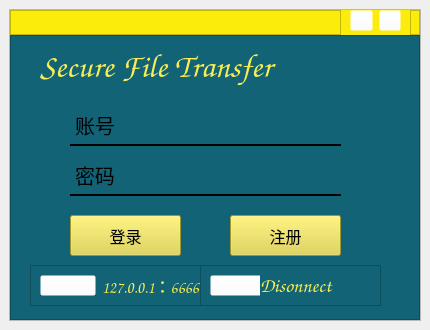
<?xml version="1.0" encoding="UTF-8"?>
<ui version="4.0">
 <class>MainWindow</class>
 <widget class="QMainWindow" name="MainWindow">
  <property name="geometry">
   <rect>
    <x>0</x>
    <y>0</y>
    <width>430</width>
    <height>330</height>
   </rect>
  </property>
  <property name="minimumSize">
   <size>
    <width>430</width>
    <height>330</height>
   </size>
  </property>
  <property name="windowTitle">
   <string>MainWindow</string>
  </property>
  <widget class="QWidget" name="centralWidget">
   <property name="minimumSize">
    <size>
     <width>430</width>
     <height>330</height>
    </size>
   </property>
   <layout class="QHBoxLayout" name="horizontalLayout">
    <item>
     <widget class="QFrame" name="frame">
      <property name="frameShape">
       <enum>QFrame::StyledPanel</enum>
      </property>
      <property name="frameShadow">
       <enum>QFrame::Raised</enum>
      </property>
      <property name="lineWidth">
       <number>0</number>
      </property>
      <layout class="QVBoxLayout" name="verticalLayout" stretch="0,0">
       <property name="spacing">
        <number>0</number>
       </property>
       <property name="leftMargin">
        <number>0</number>
       </property>
       <property name="topMargin">
        <number>0</number>
       </property>
       <property name="rightMargin">
        <number>0</number>
       </property>
       <property name="bottomMargin">
        <number>0</number>
       </property>
       <item>
        <widget class="QFrame" name="frame_top">
         <property name="sizePolicy">
          <sizepolicy hsizetype="Preferred" vsizetype="Expanding">
           <horstretch>0</horstretch>
           <verstretch>8</verstretch>
          </sizepolicy>
         </property>
         <property name="styleSheet">
          <string notr="true">background-color: rgb(252, 236, 12);</string>
         </property>
         <property name="frameShape">
          <enum>QFrame::StyledPanel</enum>
         </property>
         <property name="frameShadow">
          <enum>QFrame::Raised</enum>
         </property>
         <widget class="QFrame" name="frame_6">
          <property name="geometry">
           <rect>
            <x>330</x>
            <y>-10</y>
            <width>71</width>
            <height>41</height>
           </rect>
          </property>
          <property name="frameShape">
           <enum>QFrame::StyledPanel</enum>
          </property>
          <property name="frameShadow">
           <enum>QFrame::Raised</enum>
          </property>
          <layout class="QHBoxLayout" name="horizontalLayout_5">
           <item>
            <widget class="QPushButton" name="pushButton_7">
             <property name="styleSheet">
              <string notr="true">QPushButton{
background-color: rgba(255, 255, 255,0);
boder:none;
}
QPushButton:hover{
padding-bottom:5px;
}</string>
             </property>
             <property name="text">
              <string/>
             </property>
             <property name="icon">
              <iconset resource="ico.qrc">
               <normaloff>:/ico/ico/minimize.png</normaloff>:/ico/ico/minimize.png</iconset>
             </property>
            </widget>
           </item>
           <item>
            <spacer name="horizontalSpacer_3">
             <property name="orientation">
              <enum>Qt::Horizontal</enum>
             </property>
             <property name="sizeHint" stdset="0">
              <size>
               <width>40</width>
               <height>20</height>
              </size>
             </property>
            </spacer>
           </item>
           <item>
            <spacer name="horizontalSpacer_4">
             <property name="orientation">
              <enum>Qt::Horizontal</enum>
             </property>
             <property name="sizeHint" stdset="0">
              <size>
               <width>40</width>
               <height>20</height>
              </size>
             </property>
            </spacer>
           </item>
           <item>
            <widget class="QPushButton" name="pushButton_8">
             <property name="styleSheet">
              <string notr="true">QPushButton{
background-color: rgba(255, 255, 255,0);
boder:none;
}
QPushButton:hover{
padding-bottom:5px;
}</string>
             </property>
             <property name="text">
              <string/>
             </property>
             <property name="icon">
              <iconset resource="ico.qrc">
               <normaloff>:/ico/ico/close.png</normaloff>:/ico/ico/close.png</iconset>
             </property>
            </widget>
           </item>
          </layout>
         </widget>
        </widget>
       </item>
       <item>
        <widget class="QFrame" name="frame_content">
         <property name="sizePolicy">
          <sizepolicy hsizetype="Preferred" vsizetype="Expanding">
           <horstretch>0</horstretch>
           <verstretch>92</verstretch>
          </sizepolicy>
         </property>
         <property name="styleSheet">
          <string notr="true">background-color: rgb(19, 99, 119);</string>
         </property>
         <property name="frameShape">
          <enum>QFrame::StyledPanel</enum>
         </property>
         <property name="frameShadow">
          <enum>QFrame::Raised</enum>
         </property>
         <layout class="QHBoxLayout" name="horizontalLayout_2">
          <item>
           <widget class="QStackedWidget" name="stackedWidget">
            <property name="font">
             <font>
              <family>Comic Sans MS</family>
              <pointsize>30</pointsize>
             </font>
            </property>
            <property name="currentIndex">
             <number>0</number>
            </property>
            <widget class="QWidget" name="page_login">
             <widget class="QLabel" name="label">
              <property name="geometry">
               <rect>
                <x>20</x>
                <y>-10</y>
                <width>341</width>
                <height>61</height>
               </rect>
              </property>
              <property name="font">
               <font>
                <family>Comic Sans MS</family>
                <pointsize>25</pointsize>
               </font>
              </property>
              <property name="styleSheet">
               <string notr="true">color: rgb(248, 237, 83);</string>
              </property>
              <property name="text">
               <string>Secure File Transfer</string>
              </property>
             </widget>
             <widget class="QLineEdit" name="lineEdit_username_l">
              <property name="geometry">
               <rect>
                <x>100</x>
                <y>60</y>
                <width>221</width>
                <height>41</height>
               </rect>
              </property>
              <property name="font">
               <font>
                <family>Comic Sans MS</family>
                <pointsize>18</pointsize>
                <underline>false</underline>
               </font>
              </property>
              <property name="styleSheet">
               <string notr="true">border:none;
border-bottom:2px solid rgb(0,0,0);
background-color: rgba(0, 0, 0,0);</string>
              </property>
              <property name="placeholderText">
               <string/>
              </property>
             </widget>
             <widget class="QLineEdit" name="lineEdit_password_l">
              <property name="geometry">
               <rect>
                <x>100</x>
                <y>110</y>
                <width>221</width>
                <height>41</height>
               </rect>
              </property>
              <property name="font">
               <font>
                <family>黑体</family>
                <pointsize>15</pointsize>
               </font>
              </property>
              <property name="styleSheet">
               <string notr="true">border:none;
border-bottom:2px solid rgb(0,0,0);
background-color: rgba(0, 0, 0,0);</string>
              </property>
              <property name="echoMode">
               <enum>QLineEdit::Password</enum>
              </property>
              <property name="placeholderText">
               <string/>
              </property>
             </widget>
             <widget class="QLabel" name="label_4">
              <property name="geometry">
               <rect>
                <x>50</x>
                <y>60</y>
                <width>51</width>
                <height>41</height>
               </rect>
              </property>
              <property name="font">
               <font>
                <family>851tegakizatsu</family>
                <pointsize>15</pointsize>
               </font>
              </property>
              <property name="styleSheet">
               <string notr="true">border:none;
border-bottom:2px solid rgb(0,0,0);
background-color: rgba(0, 0, 0,0);</string>
              </property>
              <property name="text">
               <string>账号：</string>
              </property>
             </widget>
             <widget class="QLabel" name="label_5">
              <property name="geometry">
               <rect>
                <x>50</x>
                <y>110</y>
                <width>51</width>
                <height>41</height>
               </rect>
              </property>
              <property name="font">
               <font>
                <family>851tegakizatsu</family>
                <pointsize>15</pointsize>
               </font>
              </property>
              <property name="styleSheet">
               <string notr="true">border:none;
border-bottom:2px solid rgb(0,0,0);
background-color: rgba(0, 0, 0,0);</string>
              </property>
              <property name="text">
               <string>密码：</string>
              </property>
             </widget>
             <widget class="QPushButton" name="pushButton_register_l">
              <property name="geometry">
               <rect>
                <x>210</x>
                <y>170</y>
                <width>111</width>
                <height>41</height>
               </rect>
              </property>
              <property name="font">
               <font>
                <family>851tegakizatsu</family>
                <pointsize>12</pointsize>
                <weight>50</weight>
                <bold>false</bold>
               </font>
              </property>
              <property name="styleSheet">
               <string notr="true">QPushButton{	
	background-color: rgb(223, 212, 63);
}
QPushButton:pressed{	
	padding-left:5px;
	padding-top:5px;
}</string>
              </property>
              <property name="text">
               <string>注册</string>
              </property>
             </widget>
             <widget class="QPushButton" name="pushButton_login_l">
              <property name="geometry">
               <rect>
                <x>50</x>
                <y>170</y>
                <width>111</width>
                <height>41</height>
               </rect>
              </property>
              <property name="font">
               <font>
                <family>851tegakizatsu</family>
                <pointsize>12</pointsize>
                <weight>50</weight>
                <bold>false</bold>
               </font>
              </property>
              <property name="styleSheet">
               <string notr="true">QPushButton{	
	background-color: rgb(223, 212, 63);
}
QPushButton:pressed{	
	padding-left:5px;
	padding-top:5px;
}</string>
              </property>
              <property name="text">
               <string>登录</string>
              </property>
             </widget>
             <widget class="QFrame" name="frame_left">
              <property name="geometry">
               <rect>
                <x>10</x>
                <y>220</y>
                <width>181</width>
                <height>41</height>
               </rect>
              </property>
              <property name="frameShape">
               <enum>QFrame::StyledPanel</enum>
              </property>
              <property name="frameShadow">
               <enum>QFrame::Raised</enum>
              </property>
              <layout class="QHBoxLayout" name="horizontalLayout_3">
               <item>
                <widget class="QPushButton" name="pushButton_set_l">
                 <property name="styleSheet">
                  <string notr="true">QPushButton{
background-color: rgba(255, 255, 255,0);
boder:none;
}
QPushButton:hover{
padding-bottom:5px;
}
</string>
                 </property>
                 <property name="text">
                  <string/>
                 </property>
                 <property name="icon">
                  <iconset resource="ico.qrc">
                   <normaloff>:/ico/ico/set.png</normaloff>:/ico/ico/set.png</iconset>
                 </property>
                </widget>
               </item>
               <item>
                <widget class="QLabel" name="label_ip">
                 <property name="sizePolicy">
                  <sizepolicy hsizetype="Maximum" vsizetype="Preferred">
                   <horstretch>0</horstretch>
                   <verstretch>0</verstretch>
                  </sizepolicy>
                 </property>
                 <property name="font">
                  <font>
                   <family>Comic Sans MS</family>
                   <pointsize>12</pointsize>
                  </font>
                 </property>
                 <property name="styleSheet">
                  <string notr="true">color: rgb(248, 237, 83);</string>
                 </property>
                 <property name="text">
                  <string>127.0.0.1：6666</string>
                 </property>
                </widget>
               </item>
              </layout>
             </widget>
             <widget class="QFrame" name="frame_right">
              <property name="geometry">
               <rect>
                <x>180</x>
                <y>220</y>
                <width>181</width>
                <height>41</height>
               </rect>
              </property>
              <property name="frameShape">
               <enum>QFrame::StyledPanel</enum>
              </property>
              <property name="frameShadow">
               <enum>QFrame::Raised</enum>
              </property>
              <widget class="QPushButton" name="pushButton_connectLight">
               <property name="geometry">
                <rect>
                 <x>10</x>
                 <y>10</y>
                 <width>65</width>
                 <height>21</height>
                </rect>
               </property>
               <property name="sizePolicy">
                <sizepolicy hsizetype="Preferred" vsizetype="Preferred">
                 <horstretch>0</horstretch>
                 <verstretch>0</verstretch>
                </sizepolicy>
               </property>
               <property name="styleSheet">
                <string notr="true">QPushButton{
background-color: rgba(255, 255, 255,0);
boder:none;
}
QPushButton:pressed{	
	padding-left:5px;
	padding-top:5px;
}</string>
               </property>
               <property name="text">
                <string/>
               </property>
               <property name="icon">
                <iconset resource="ico.qrc">
                 <normaloff>:/ico/ico/redpoint.png</normaloff>:/ico/ico/redpoint.png</iconset>
               </property>
              </widget>
              <widget class="QLabel" name="label_connect">
               <property name="geometry">
                <rect>
                 <x>60</x>
                 <y>10</y>
                 <width>101</width>
                 <height>21</height>
                </rect>
               </property>
               <property name="font">
                <font>
                 <family>Comic Sans MS</family>
                 <pointsize>15</pointsize>
                </font>
               </property>
               <property name="styleSheet">
                <string notr="true">color: rgb(248, 237, 83);</string>
               </property>
               <property name="text">
                <string>Disonnect</string>
               </property>
              </widget>
             </widget>
            </widget>
            <widget class="QWidget" name="page_register">
             <widget class="QPushButton" name="pushButton_return_r">
              <property name="geometry">
               <rect>
                <x>220</x>
                <y>200</y>
                <width>111</width>
                <height>41</height>
               </rect>
              </property>
              <property name="font">
               <font>
                <family>851tegakizatsu</family>
                <pointsize>12</pointsize>
                <weight>50</weight>
                <bold>false</bold>
               </font>
              </property>
              <property name="styleSheet">
               <string notr="true">QPushButton{	
	background-color: rgb(223, 212, 63);
}
QPushButton:pressed{	
	padding-left:5px;
	padding-top:5px;
}</string>
              </property>
              <property name="text">
               <string>返回</string>
              </property>
             </widget>
             <widget class="QLineEdit" name="lineEdit_password_r">
              <property name="geometry">
               <rect>
                <x>130</x>
                <y>90</y>
                <width>191</width>
                <height>41</height>
               </rect>
              </property>
              <property name="font">
               <font>
                <family>黑体</family>
                <pointsize>15</pointsize>
               </font>
              </property>
              <property name="styleSheet">
               <string notr="true">border:none;
border-bottom:2px solid rgb(0,0,0);
background-color: rgba(0, 0, 0,0);</string>
              </property>
              <property name="echoMode">
               <enum>QLineEdit::Password</enum>
              </property>
              <property name="placeholderText">
               <string/>
              </property>
             </widget>
             <widget class="QLabel" name="label_username">
              <property name="geometry">
               <rect>
                <x>60</x>
                <y>40</y>
                <width>101</width>
                <height>41</height>
               </rect>
              </property>
              <property name="font">
               <font>
                <family>851tegakizatsu</family>
                <pointsize>15</pointsize>
               </font>
              </property>
              <property name="styleSheet">
               <string notr="true">border:none;
border-bottom:2px solid rgb(0,0,0);
background-color: rgba(0, 0, 0,0);</string>
              </property>
              <property name="text">
               <string>用户名：</string>
              </property>
             </widget>
             <widget class="QLineEdit" name="lineEdit_username_r">
              <property name="geometry">
               <rect>
                <x>130</x>
                <y>40</y>
                <width>191</width>
                <height>41</height>
               </rect>
              </property>
              <property name="font">
               <font>
                <family>Comic Sans MS</family>
                <pointsize>18</pointsize>
                <underline>false</underline>
               </font>
              </property>
              <property name="styleSheet">
               <string notr="true">border:none;
border-bottom:2px solid rgb(0,0,0);
background-color: rgba(0, 0, 0,0);</string>
              </property>
              <property name="placeholderText">
               <string/>
              </property>
             </widget>
             <widget class="QLabel" name="label_13">
              <property name="geometry">
               <rect>
                <x>60</x>
                <y>90</y>
                <width>101</width>
                <height>41</height>
               </rect>
              </property>
              <property name="font">
               <font>
                <family>851tegakizatsu</family>
                <pointsize>15</pointsize>
               </font>
              </property>
              <property name="styleSheet">
               <string notr="true">border:none;
border-bottom:2px solid rgb(0,0,0);
background-color: rgba(0, 0, 0,0);</string>
              </property>
              <property name="text">
               <string>密码：</string>
              </property>
             </widget>
             <widget class="QPushButton" name="pushButton_register_r">
              <property name="geometry">
               <rect>
                <x>60</x>
                <y>200</y>
                <width>111</width>
                <height>41</height>
               </rect>
              </property>
              <property name="font">
               <font>
                <family>851tegakizatsu</family>
                <pointsize>12</pointsize>
                <weight>50</weight>
                <bold>false</bold>
               </font>
              </property>
              <property name="styleSheet">
               <string notr="true">QPushButton{	
	background-color: rgb(223, 212, 63);
}
QPushButton:pressed{	
	padding-left:5px;
	padding-top:5px;
}</string>
              </property>
              <property name="text">
               <string>注册</string>
              </property>
             </widget>
             <widget class="QLineEdit" name="lineEdit_repassword_r">
              <property name="geometry">
               <rect>
                <x>160</x>
                <y>140</y>
                <width>161</width>
                <height>41</height>
               </rect>
              </property>
              <property name="font">
               <font>
                <family>黑体</family>
                <pointsize>15</pointsize>
               </font>
              </property>
              <property name="styleSheet">
               <string notr="true">border:none;
border-bottom:2px solid rgb(0,0,0);
background-color: rgba(0, 0, 0,0);</string>
              </property>
              <property name="echoMode">
               <enum>QLineEdit::Password</enum>
              </property>
              <property name="placeholderText">
               <string/>
              </property>
             </widget>
             <widget class="QLabel" name="label_14">
              <property name="geometry">
               <rect>
                <x>60</x>
                <y>140</y>
                <width>101</width>
                <height>41</height>
               </rect>
              </property>
              <property name="font">
               <font>
                <family>851tegakizatsu</family>
                <pointsize>15</pointsize>
               </font>
              </property>
              <property name="styleSheet">
               <string notr="true">border:none;
border-bottom:2px solid rgb(0,0,0);
background-color: rgba(0, 0, 0,0);</string>
              </property>
              <property name="text">
               <string>确认密码：</string>
              </property>
             </widget>
             <widget class="QLabel" name="label_15">
              <property name="geometry">
               <rect>
                <x>130</x>
                <y>-10</y>
                <width>141</width>
                <height>61</height>
               </rect>
              </property>
              <property name="font">
               <font>
                <family>Comic Sans MS</family>
                <pointsize>22</pointsize>
               </font>
              </property>
              <property name="styleSheet">
               <string notr="true">color: rgb(248, 237, 83);</string>
              </property>
              <property name="text">
               <string>Register</string>
              </property>
             </widget>
             <zorder>pushButton_return_r</zorder>
             <zorder>label_username</zorder>
             <zorder>label_13</zorder>
             <zorder>pushButton_register_r</zorder>
             <zorder>label_14</zorder>
             <zorder>label_15</zorder>
             <zorder>lineEdit_username_r</zorder>
             <zorder>lineEdit_password_r</zorder>
             <zorder>lineEdit_repassword_r</zorder>
            </widget>
            <widget class="QWidget" name="page_Setting">
             <widget class="QLabel" name="label_16">
              <property name="geometry">
               <rect>
                <x>60</x>
                <y>50</y>
                <width>101</width>
                <height>41</height>
               </rect>
              </property>
              <property name="font">
               <font>
                <family>Comic Sans MS</family>
                <pointsize>15</pointsize>
               </font>
              </property>
              <property name="styleSheet">
               <string notr="true">border:none;
border-bottom:2px solid rgb(0,0,0);
background-color: rgba(0, 0, 0,0);</string>
              </property>
              <property name="text">
               <string>IP：</string>
              </property>
             </widget>
             <widget class="QLabel" name="label_17">
              <property name="geometry">
               <rect>
                <x>130</x>
                <y>-10</y>
                <width>141</width>
                <height>61</height>
               </rect>
              </property>
              <property name="font">
               <font>
                <family>Comic Sans MS</family>
                <pointsize>22</pointsize>
               </font>
              </property>
              <property name="styleSheet">
               <string notr="true">color: rgb(248, 237, 83);</string>
              </property>
              <property name="text">
               <string>Setting</string>
              </property>
             </widget>
             <widget class="QLineEdit" name="lineEdit_ip_s">
              <property name="geometry">
               <rect>
                <x>130</x>
                <y>50</y>
                <width>191</width>
                <height>41</height>
               </rect>
              </property>
              <property name="font">
               <font>
                <family>Comic Sans MS</family>
                <pointsize>18</pointsize>
                <underline>false</underline>
               </font>
              </property>
              <property name="styleSheet">
               <string notr="true">border:none;
border-bottom:2px solid rgb(0,0,0);
background-color: rgba(0, 0, 0,0);</string>
              </property>
              <property name="placeholderText">
               <string/>
              </property>
             </widget>
             <widget class="QLineEdit" name="lineEdit_port_s">
              <property name="geometry">
               <rect>
                <x>130</x>
                <y>100</y>
                <width>191</width>
                <height>41</height>
               </rect>
              </property>
              <property name="font">
               <font>
                <family>Comic Sans MS</family>
                <pointsize>18</pointsize>
               </font>
              </property>
              <property name="styleSheet">
               <string notr="true">border:none;
border-bottom:2px solid rgb(0,0,0);
background-color: rgba(0, 0, 0,0);</string>
              </property>
              <property name="echoMode">
               <enum>QLineEdit::Normal</enum>
              </property>
              <property name="placeholderText">
               <string/>
              </property>
             </widget>
             <widget class="QPushButton" name="pushButton_return_s">
              <property name="geometry">
               <rect>
                <x>220</x>
                <y>190</y>
                <width>111</width>
                <height>41</height>
               </rect>
              </property>
              <property name="font">
               <font>
                <family>851tegakizatsu</family>
                <pointsize>12</pointsize>
                <weight>50</weight>
                <bold>false</bold>
               </font>
              </property>
              <property name="styleSheet">
               <string notr="true">QPushButton{	
	background-color: rgb(223, 212, 63);
}
QPushButton:pressed{	
	padding-left:5px;
	padding-top:5px;
}</string>
              </property>
              <property name="text">
               <string>返回</string>
              </property>
             </widget>
             <widget class="QLabel" name="label_18">
              <property name="geometry">
               <rect>
                <x>60</x>
                <y>100</y>
                <width>101</width>
                <height>41</height>
               </rect>
              </property>
              <property name="font">
               <font>
                <family>Comic Sans MS</family>
                <pointsize>15</pointsize>
               </font>
              </property>
              <property name="styleSheet">
               <string notr="true">border:none;
border-bottom:2px solid rgb(0,0,0);
background-color: rgba(0, 0, 0,0);</string>
              </property>
              <property name="text">
               <string>Prot：</string>
              </property>
             </widget>
             <widget class="QPushButton" name="pushButton_set_s">
              <property name="geometry">
               <rect>
                <x>60</x>
                <y>190</y>
                <width>111</width>
                <height>41</height>
               </rect>
              </property>
              <property name="font">
               <font>
                <family>851tegakizatsu</family>
                <pointsize>12</pointsize>
                <weight>50</weight>
                <bold>false</bold>
               </font>
              </property>
              <property name="styleSheet">
               <string notr="true">QPushButton{	
	background-color: rgb(223, 212, 63);
}
QPushButton:pressed{	
	padding-left:5px;
	padding-top:5px;
}</string>
              </property>
              <property name="text">
               <string>设定</string>
              </property>
             </widget>
            </widget>
           </widget>
          </item>
         </layout>
        </widget>
       </item>
      </layout>
     </widget>
    </item>
   </layout>
  </widget>
 </widget>
 <resources>
  <include location="ico.qrc"/>
 </resources>
 <connections>
  <connection>
   <sender>pushButton_7</sender>
   <signal>clicked()</signal>
   <receiver>MainWindow</receiver>
   <slot>showMinimized()</slot>
   <hints>
    <hint type="sourcelabel">
     <x>356</x>
     <y>18</y>
    </hint>
    <hint type="destinationlabel">
     <x>311</x>
     <y>-8</y>
    </hint>
   </hints>
  </connection>
  <connection>
   <sender>pushButton_8</sender>
   <signal>clicked()</signal>
   <receiver>MainWindow</receiver>
   <slot>close()</slot>
   <hints>
    <hint type="sourcelabel">
     <x>397</x>
     <y>20</y>
    </hint>
    <hint type="destinationlabel">
     <x>424</x>
     <y>19</y>
    </hint>
   </hints>
  </connection>
 </connections>
</ui>
